Frame 1 (no input): blank canvas, image omitted
Frame 60 (the mouse pressed at the canvas centre just before this capture): blank canvas, image omitted
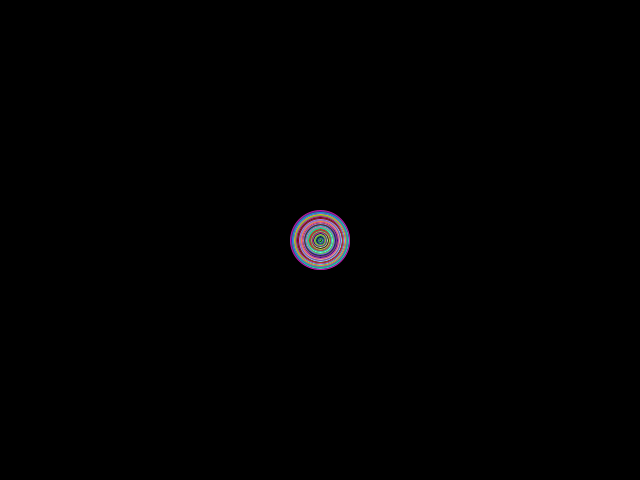
Frame 120 (the mouse held since frame 60 and released just before this capture)

The Processing sketch whose frames 1 and 60 were blank and that drew this single picture after the mouse press (run headless with seeded random() and noise(); from frame 60 on, the mouse is pressed at the canvas centre):

// Processing sketch: processing_151060
// ── processing_151060.pde

Circle circle;
float r;
boolean drawOK=false;
void setup(){
  size(640,480);
  colorMode(RGB);
  background(0);
  circle =new Circle();
}
void draw(){
  if(drawOK){
  circle.drawCircle(mouseX,mouseY,r);
  r++;
  }
}
void mousePressed(){
  drawOK=true;
}
void mouseReleased(){
  drawOK=false;
  r=0;
}

class Circle{
  void drawCircle(float x,float y,float r){
    noFill();
    stroke(random(255),random(255),random(255));
    pushMatrix();
    translate(x,y);
    ellipse(0,0,r,r);
    popMatrix();
  }
}
